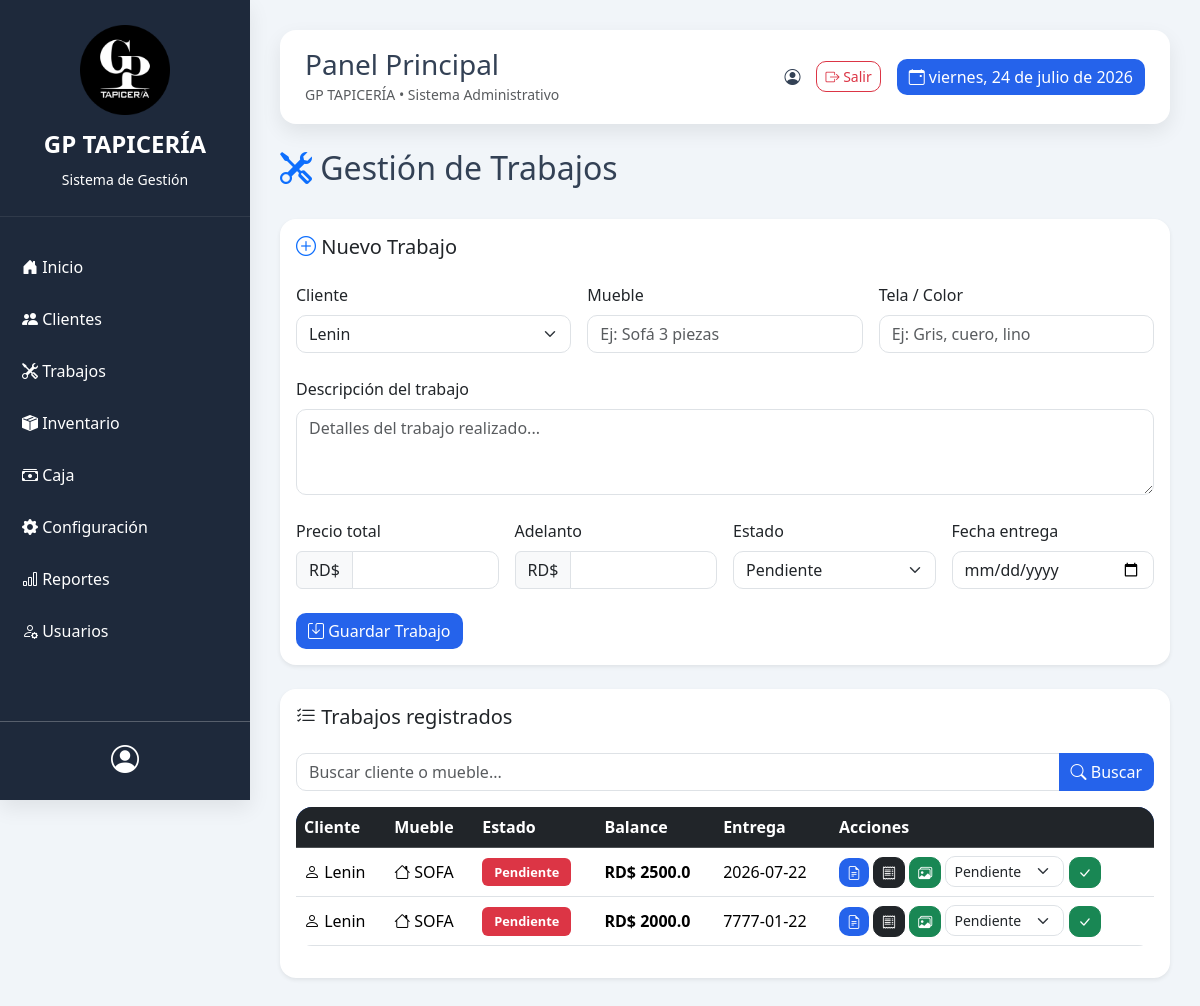
The app's page /trabajos with its own data.
### tables this page shows
CREATE TABLE trabajos (
        id INTEGER PRIMARY KEY AUTOINCREMENT,
        cliente_id INTEGER,
        mueble TEXT,
        descripcion TEXT,
        tela TEXT,
        precio REAL,
        adelanto REAL,
        estado TEXT,
        fecha_entrega TEXT,
        balance REAL
    );

CREATE TABLE clientes (
        id INTEGER PRIMARY KEY AUTOINCREMENT,
        nombre TEXT,
        telefono TEXT,
        direccion TEXT
    );

### app.py (the view, shortened to what this page needs)
@app.route("/trabajos", methods=["GET","POST"])
def trabajos():
    db = sqlite3.connect("database.db")
    cursor = db.cursor()
    busqueda = request.args.get("buscar")
    if busqueda:
        cursor.execute("""
        SELECT
            trabajos.id,
            clientes.nombre,
            trabajos.mueble,
            trabajos.descripcion,
            trabajos.tela,
            trabajos.precio,
            trabajos.adelanto,
            trabajos.estado,
            trabajos.fecha_entrega,
            trabajos.balance

        FROM trabajos

        JOIN clientes
        ON clientes.id = trabajos.cliente_id

        WHERE clientes.nombre LIKE ?
        OR trabajos.mueble LIKE ?

        """,
        (
            "%" + busqueda + "%",
            "%" + busqueda + "%"
        ))
    else:
        cursor.execute("""
        SELECT
            trabajos.id,
            clientes.nombre,
            trabajos.mueble,
            trabajos.descripcion,
            trabajos.tela,
            trabajos.precio,
            trabajos.adelanto,
            trabajos.estado,
            trabajos.fecha_entrega,
            trabajos.balance

        FROM trabajos

        JOIN clientes
        ON clientes.id = trabajos.cliente_id

        """)
    lista_trabajos = cursor.fetchall()
    cursor.execute("SELECT * FROM clientes")
    lista_clientes = cursor.fetchall()
    db.close()
    return render_template(
        "trabajos.html",
        trabajos=lista_trabajos,
        clientes=lista_clientes
    )

### templates/trabajos.html (shortened to what this page needs)
{% extends "base.html" %}
{% block contenido %}
<div class="d-flex justify-content-between align-items-center mb-4">
<h2>
<i class="bi bi-tools text-primary"></i>
Gestión de Trabajos
</h2>
</div>
<div class="card shadow-sm mb-4">
<div class="card-body">
<h5 class="mb-4">
<i class="bi bi-plus-circle text-primary"></i>
Nuevo Trabajo
</h5>
<form method="POST">
<div class="row g-3">
<div class="col-md-4">
<label class="form-label">
Cliente
</label>
<select
class="form-select"
name="cliente_id"
required>
{% for cliente in clientes %}
<option value="{{cliente[0]}}">
{{cliente[1]}}
</option>
{% endfor %}
</select>
</div>
<div class="col-md-4">
<label class="form-label">
Mueble
</label>
<input
class="form-control"
name="mueble"
placeholder="Ej: Sofá 3 piezas"
required
>
</div>
<div class="col-md-4">
<label class="form-label">
Tela / Color
</label>
<input
class="form-control"
name="tela"
placeholder="Ej: Gris, cuero, lino"
>
</div>
</div>
<br>
<label class="form-label">
Descripción del trabajo
</label>
<textarea
class="form-control"
name="descripcion"
rows="3"
placeholder="Detalles del trabajo realizado..."
></textarea>
<br>
<div class="row g-3">
<div class="col-md-3">
<label class="form-label">
Precio total
</label>
<div class="input-group">
<span class="input-group-text">
RD$
</span>
<input
class="form-control"
type="number"
name="precio"
required
>
</div>
</div>
<div class="col-md-3">
<label class="form-label">
Adelanto
</label>
<div class="input-group">
<span class="input-group-text">
RD$
</span>
<input
class="form-control"
type="number"
name="adelanto"
required
>
</div>
</div>
<div class="col-md-3">
<label class="form-label">
Estado
</label>
<select
class="form-select"
name="estado"
>
<option>Pendiente</option>
</select>
</div>
<div class="col-md-3">
<label class="form-label">
Fecha entrega
</label>
<input
class="form-control"
type="date"
name="fecha_entrega"
>
</div>
</div>
<br>
<button class="btn btn-primary">
<i class="bi bi-save"></i>
Guardar Trabajo
</button>
</form>
</div>
</div>
<div class="card shadow-sm">
<div class="card-body">
<div class="d-flex justify-content-between mb-3">
<h5>
<i class="bi bi-list-check"></i>
Trabajos registrados
</h5>
</div>
<form method="GET">
<div class="input-group mb-3">
<input
class="form-control"
name="buscar"
placeholder="Buscar cliente o mueble..."
>
<button class="btn btn-primary">
<i class="bi bi-search"></i>
Buscar
</button>
</div>
</form>
<div class="table-responsive">
<table class="table table-hover align-middle">
<thead class="table-dark">
<tr>
<th>Cliente</th>
<th>Mueble</th>
<th>Estado</th>
<th>Balance</th>
<th>Entrega</th>
<th>Acciones</th>
</tr>
</thead>
<tbody>
{% for trabajo in trabajos %}
<tr>
<td>
<i class="bi bi-person"></i>
{{trabajo[1]}}
</td>
<td>
<i class="bi bi-house"></i>
{{trabajo[2]}}
</td>
<td>
{% if trabajo[7] == "Entregado" %}
<span class="badge bg-success">
{{trabajo[7]}}
</span>
{% elif trabajo[7] == "En proceso" %}
<span class="badge bg-warning text-dark">
{{trabajo[7]}}
</span>
{% elif trabajo[7] == "Pendiente" %}
<span class="badge bg-danger">
{{trabajo[7]}}
</span>
{% else %}
<span class="badge bg-info">
{{trabajo[7]}}
</span>
{% endif %}
</td>
<td>
<strong>
RD$ {{trabajo[9]}}
</strong>
</td>
<td>
{{trabajo[8]}}
</td>
<td>
<a
class="btn btn-primary btn-sm"
href="/orden/{{trabajo[0]}}"
title="Orden de trabajo">
<i class="bi bi-file-earmark-text"></i>
</a>
<a
class="btn btn-dark btn-sm"
href="/orden_ticket/{{trabajo[0]}}"
title="Ticket térmico">
<i class="bi bi-receipt"></i>
</a>
<a
class="btn btn-success btn-sm"
href="/fotos/{{trabajo[0]}}"
title="Fotos del trabajo">
<i class="bi bi-images"></i>
</a>
<form
method="POST"
action="/actualizar_estado/{{trabajo[0]}}"
style="display:inline;"
>
<select
name="estado"
class="form-select form-select-sm d-inline"
style="width:auto"
>
<option>Pendiente</option>
</select>
<button
class="btn btn-success btn-sm"
title="Actualizar estado"
>
<i class="bi bi-check-lg"></i>
</button>
</form>
</td>
</tr>
{% endfor %}
</tbody>
</table>
</div>
</div>
</div>
{% endblock %}

### static/css/style.css (style rules this page uses)
:root { --primary:#2563eb; --primary-dark:#1e40af; --sidebar:#1e293b; --sidebar-hover:#334155; --success:#16a34a; --warning:#f59e0b; --danger:#dc2626; --light:#f1f5f9; --white:#ffffff; --border:#e2e8f0; --text:#334155; --shadow:0 8px 20px rgba(0,0,0,.08); --radius:16px; }
body { margin:0; background:var(--light); font-family:'Segoe UI',Tahoma,Geneva,Verdana,sans-serif; color:var(--text); }
.card { border:none; border-radius:var(--radius); box-shadow:var(--shadow); }
.btn { border-radius:10px; }
.btn-primary { background:var(--primary); border:none; }
.form-control, .form-select { border-radius:10px; }
.table { background:#fff; border-radius:var(--radius); overflow:hidden; }
.table thead { background:var(--primary); color:#fff; }
.badge { padding:8px 12px; font-size:.8rem; }

### records on screen
trabajos: nombre "Lenin", mueble "SOFA", estado "Pendiente", balance "2500.0", fecha_entrega "2026-07-22"
trabajos: nombre "Lenin", mueble "SOFA", estado "Pendiente", balance "2000.0", fecha_entrega "7777-01-22"

### other values on screen
form field cliente_id "Lenin"
